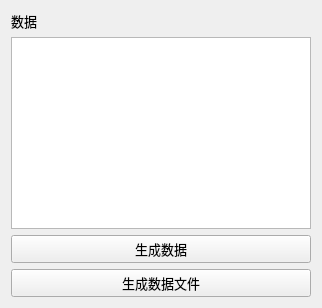
       <widget class="QWidget" name="widget" native="true">
        <property name="font">
         <font>
          <family>黑体</family>
          <pointsize>10</pointsize>
         </font>
        </property>
        <layout class="QVBoxLayout" name="verticalLayout_10">
         <item>
          <widget class="QLabel" name="label_data">
           <property name="font">
            <font>
             <family>黑体</family>
             <pointsize>10</pointsize>
            </font>
           </property>
           <property name="text">
            <string>数据</string>
           </property>
          </widget>
         </item>
         <item>
          <widget class="QTextEdit" name="textEdit_data">
           <property name="minimumSize">
            <size>
             <width>300</width>
             <height>0</height>
            </size>
           </property>
           <property name="font">
            <font>
             <family>黑体</family>
             <pointsize>10</pointsize>
            </font>
           </property>
          </widget>
         </item>
         <item>
          <widget class="QPushButton" name="pushButton_data">
           <property name="font">
            <font>
             <family>黑体</family>
             <pointsize>10</pointsize>
            </font>
           </property>
           <property name="text">
            <string>生成数据</string>
           </property>
          </widget>
         </item>
         <item>
          <widget class="QPushButton" name="pushButton_file">
           <property name="font">
            <font>
             <family>黑体</family>
             <pointsize>10</pointsize>
            </font>
           </property>
           <property name="text">
            <string>生成数据文件</string>
           </property>
          </widget>
         </item>
        </layout>
       </widget>
